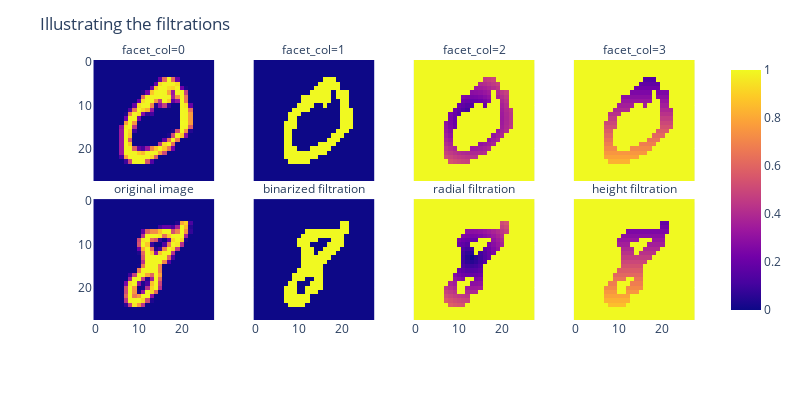

The cell this chart's notebook holds for it:
### Code cell
imgs_ = np.vstack((plot1,plot2)).reshape(8,28,28)
fig = px.imshow(imgs_, facet_col=0, facet_col_wrap=4)
fig.update_layout(height=400, width=800,title="Illustrating the filtrations")
names = ["original image", "binarized filtration", "radial filtration", "height filtration"]
for i, name in enumerate(names):
    fig.layout.annotations[i]['text'] = name
fig.show()

### Figure 1 — Plotly figure (JSON) as saved in the notebook; plotly's stock layout.template omitted (floating-point values rounded to 4 significant figures; data arrays with more than 128 entries replaced by an {"elided": "..."} marker saying what was removed)
{"data": [{"coloraxis": "coloraxis", "hovertemplate": "x: %{x}<br>y: %{y}<br>color: %{z}<extra></extra>", "name": "0", "type": "heatmap", "xaxis": "x5", "yaxis": "y5", "z": {"elided": "28x28 float values"}}, {"coloraxis": "coloraxis", "hovertemplate": "x: %{x}<br>y: %{y}<br>color: %{z}<extra></extra>", "name": "1", "type": "heatmap", "xaxis": "x6", "yaxis": "y6", "z": {"elided": "28x28 int values"}}, {"coloraxis": "coloraxis", "hovertemplate": "x: %{x}<br>y: %{y}<br>color: %{z}<extra></extra>", "name": "2", "type": "heatmap", "xaxis": "x7", "yaxis": "y7", "z": {"elided": "28x28 float values"}}, {"coloraxis": "coloraxis", "hovertemplate": "x: %{x}<br>y: %{y}<br>color: %{z}<extra></extra>", "name": "3", "type": "heatmap", "xaxis": "x8", "yaxis": "y8", "z": {"elided": "28x28 float values"}}, {"coloraxis": "coloraxis", "hovertemplate": "x: %{x}<br>y: %{y}<br>color: %{z}<extra></extra>", "name": "4", "type": "heatmap", "xaxis": "x", "yaxis": "y", "z": {"elided": "28x28 float values"}}, {"coloraxis": "coloraxis", "hovertemplate": "x: %{x}<br>y: %{y}<br>color: %{z}<extra></extra>", "name": "5", "type": "heatmap", "xaxis": "x2", "yaxis": "y2", "z": {"elided": "28x28 int values"}}, {"coloraxis": "coloraxis", "hovertemplate": "x: %{x}<br>y: %{y}<br>color: %{z}<extra></extra>", "name": "6", "type": "heatmap", "xaxis": "x3", "yaxis": "y3", "z": {"elided": "28x28 float values"}}, {"coloraxis": "coloraxis", "hovertemplate": "x: %{x}<br>y: %{y}<br>color: %{z}<extra></extra>", "name": "7", "type": "heatmap", "xaxis": "x4", "yaxis": "y4", "z": {"elided": "28x28 float values"}}], "layout": {"annotations": [{"font": {}, "showarrow": false, "text": "original image", "x": 0.1175, "xanchor": "center", "xref": "paper", "y": 0.465, "yanchor": "bottom", "yref": "paper"}, {"font": {}, "showarrow": false, "text": "binarized filtration", "x": 0.3725, "xanchor": "center", "xref": "paper", "y": 0.465, "yanchor": "bottom", "yref": "paper"}, {"font": {}, "showarrow": false, "text": "radial filtration", "x": 0.6275, "xanchor": "center", "xref": "paper", "y": 0.465, "yanchor": "bottom", "yref": "paper"}, {"font": {}, "showarrow": false, "text": "height filtration", "x": 0.8825, "xanchor": "center", "xref": "paper", "y": 0.465, "yanchor": "bottom", "yref": "paper"}, {"font": {}, "showarrow": false, "text": "facet_col=0", "x": 0.1175, "xanchor": "center", "xref": "paper", "y": 1.0, "yanchor": "bottom", "yref": "paper"}, {"font": {}, "showarrow": false, "text": "facet_col=1", "x": 0.3725, "xanchor": "center", "xref": "paper", "y": 1.0, "yanchor": "bottom", "yref": "paper"}, {"font": {}, "showarrow": false, "text": "facet_col=2", "x": 0.6275, "xanchor": "center", "xref": "paper", "y": 1.0, "yanchor": "bottom", "yref": "paper"}, {"font": {}, "showarrow": false, "text": "facet_col=3", "x": 0.8825, "xanchor": "center", "xref": "paper", "y": 1.0, "yanchor": "bottom", "yref": "paper"}], "coloraxis": {"colorscale": [[0, "#0d0887"], [0.1111, "#46039f"], [0.2222, "#7201a8"], [0.3333, "#9c179e"], [0.4444, "#bd3786"], [0.5556, "#d8576b"], [0.6667, "#ed7953"], [0.7778, "#fb9f3a"], [0.8889, "#fdca26"], [1, "#f0f921"]]}, "height": 400, "margin": {"t": 60}, "title": {"text": "Illustrating the filtrations"}, "width": 800, "xaxis": {"anchor": "y", "constrain": "domain", "domain": [0, 0.235], "scaleanchor": "y"}, "xaxis2": {"anchor": "y2", "domain": [0.255, 0.49], "matches": "x"}, "xaxis3": {"anchor": "y3", "domain": [0.51, 0.745], "matches": "x"}, "xaxis4": {"anchor": "y4", "domain": [0.765, 1.0], "matches": "x"}, "xaxis5": {"anchor": "y5", "domain": [0, 0.235], "matches": "x", "showticklabels": false}, "xaxis6": {"anchor": "y6", "domain": [0.255, 0.49], "matches": "x", "showticklabels": false}, "xaxis7": {"anchor": "y7", "domain": [0.51, 0.745], "matches": "x", "showticklabels": false}, "xaxis8": {"anchor": "y8", "domain": [0.765, 1.0], "matches": "x", "showticklabels": false}, "yaxis": {"anchor": "x", "autorange": "reversed", "constrain": "domain", "domain": [0, 0.465]}, "yaxis2": {"anchor": "x2", "domain": [0, 0.465], "matches": "y", "showticklabels": false}, "yaxis3": {"anchor": "x3", "domain": [0, 0.465], "matches": "y", "showticklabels": false}, "yaxis4": {"anchor": "x4", "domain": [0, 0.465], "matches": "y", "showticklabels": false}, "yaxis5": {"anchor": "x5", "domain": [0.535, 1.0], "matches": "y"}, "yaxis6": {"anchor": "x6", "domain": [0.535, 1.0], "matches": "y", "showticklabels": false}, "yaxis7": {"anchor": "x7", "domain": [0.535, 1.0], "matches": "y", "showticklabels": false}, "yaxis8": {"anchor": "x8", "domain": [0.535, 1.0], "matches": "y", "showticklabels": false}}}
